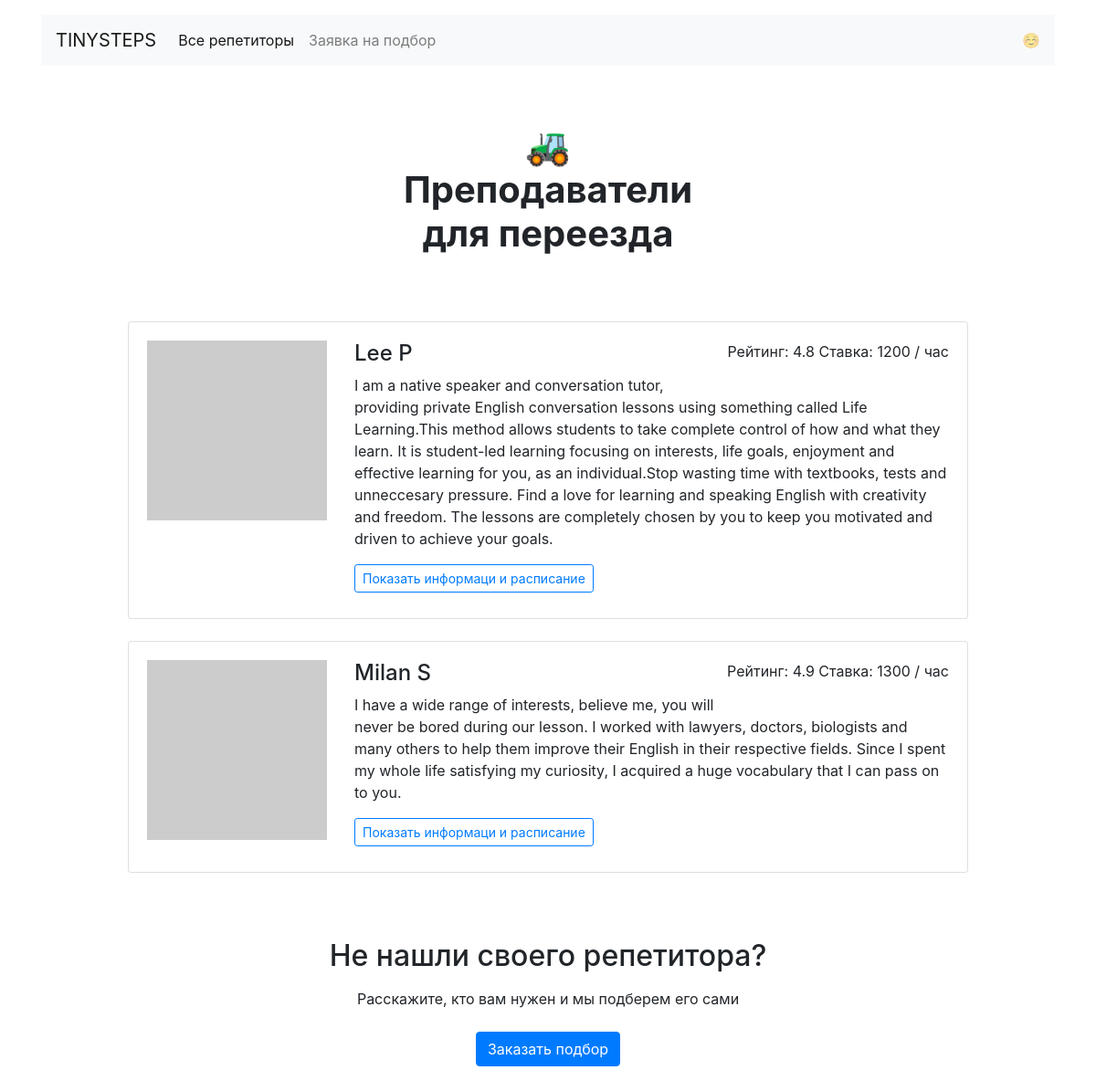
The page /goals/🚜 Для переезда/ on the database its author committed.
### app.py (models this page shows)
class Goals(db.Model):
    __tablename__ = 'goals'
    id = db.Column(db.Integer, primary_key=True)
    key = db.Column(db.String, nullable=False)
    teachers_id = db.Column(db.Integer, db.ForeignKey("teachers.id"))
    goal = db.relationship("Teachers", back_populates="goals", uselist=False)
    search_teacher = db.relationship("SearchTeacher", back_populates="goal", uselist=False)

class Teachers(db.Model):
    __tablename__ = 'teachers'
    id = db.Column(db.Integer, primary_key=True)
    name = db.Column(db.String, nullable=False)
    about = db.Column(db.String, nullable=False)
    rating = db.Column(db.Float, nullable=False)
    picture = db.Column(db.String, nullable=False)
    price = db.Column(db.Integer, nullable=False)
    lesson_time = db.Column(db.String)
    goals = db.relationship("Goals", back_populates="goal")
    week_day = db.relationship("TimetableTeachers", back_populates="week")

### app.py (the view)
@app.route('/goals/<goal>/')  # цель 'goal'
def goals(goal):
    teachers_query = db.session.query(Teachers).order_by(Teachers.rating)
    return render_template("goals.html", goal=goal, goals=query_goals(), all_data=all_data, teachers=teachers_query.all())

### app.py (called while the page is built)
def query_goals():
    dict_id_teachers_goals = {}
    dict_goals_unique = {}
    goals_unique = db.session.query(Goals.id, Goals.key).distinct().limit(5)
    goals_all = db.session.query(Goals.id, Goals.teachers_id, Goals.key)
    for id, key in goals_unique.all():
        dict_goals_unique[id] = key
    for id, key, id_teacher in goals_all.all():
        dict_id_teachers_goals[id] = (str(id_teacher))+''+str(key)
    all_goals = [dict_goals_unique, dict_id_teachers_goals]
    return all_goals

### templates/goals.html
{% extends 'base.html' %}
{% block container %}
  <main class="container mt-3">
    <h1 class="h1 text-center w-50 mx-auto mt-1 py-5 mb-4"><strong>{{ goal|first }}<br />Преподаватели <br>{{ goal|replace(goal|first, "")|lower }}</strong></h1>
      <div class="row">
      <div class="col-12 col-lg-10 offset-lg-1 m-auto">
        {% for teacher in teachers %}
        {% set goal_teacher = goals[1][teacher.id]|replace(goals[1][teacher.id]|first, "") %}
        {% if goal|first == goals[1][teacher.id]|first %}
        <div class="card mb-4">
          <div class="card-body">
            <div class="row">
              <div class="col-3"><img src="{{ teacher.picture }}" class="img-fluid" alt=""></div>
              <div class="col-9">
                <p class="float-right">Рейтинг: {{ teacher.rating }} Ставка: {{ teacher.price }} / час</p>
                <h2 class="h4">{{ teacher.name }}</h2>
                <p>{{ teacher.about }}</p>
                <a href="{{ url_for('profiles', id_teacher=teacher.id) }}" class="btn btn-outline-primary btn-sm mr-3 mb-2">Показать информаци и расписание</a>
              </div>
            </div>
          </div>
        </div>
        {% endif %}
        {% endfor %}
      </div>
    </div>
    <h2 class="text-center mt-5 mb-3">Не нашли своего репетитора?</h2>
    <p class="text-center mb-4">Расскажите, кто вам нужен и мы подберем его сами</p>
    <div class="text-center pb-5">
        <a href="{{url_for('request_teacher')}}" class="btn btn-primary">Заказать подбор</a>
    </div>
  </main>
{% endblock %}

### rows shown on the page
Goals: key "для переезда"
Teachers: rating "4.8", price "1200", name "Lee P", about "I am a native speaker and conversation tutor, providing private English conversation lessons using something called Life Learning.This method allows students to take complete control of how and what they learn. It is student-led learning focusing on interests, life goals, enjoyment and effective learning for you, as an individual.Stop wasting time with textbooks, tests and unneccesary pressure. Find a love for learning and speaking English with creativity and freedom. The lessons are completely chosen by you to keep you motivated and driven to achieve your goals."
Teachers: rating "4.9", price "1300", name "Milan S", about "I have a wide range of interests, believe me, you will never be bored during our lesson. I worked with lawyers, doctors, biologists and many others to help them improve their English in their respective fields. Since I spent my whole life satisfying my curiosity, I acquired a huge vocabulary that I can pass on to you."

### other values the page prints
{{ goal|first }} "🚜"
